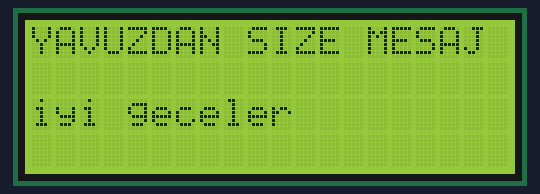
A sketch run on a simulated Arduino Uno, built with avr-gcc and run on an emulated ATmega328P. Parts: 20×4 character LCD.

Above: at 0.25 s.
At 3.37 s:
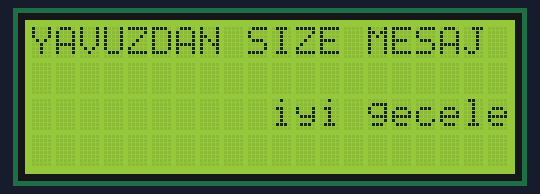
At 3.99 s:
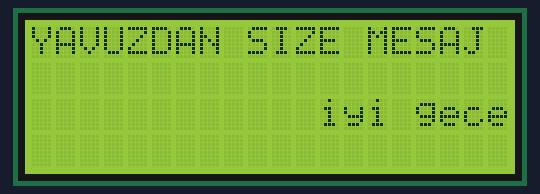
At 4.92 s:
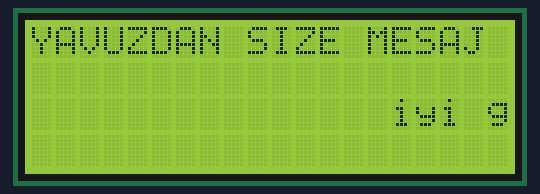
At 5.53 s:
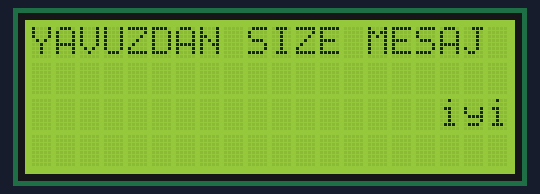
At 6.44 s:
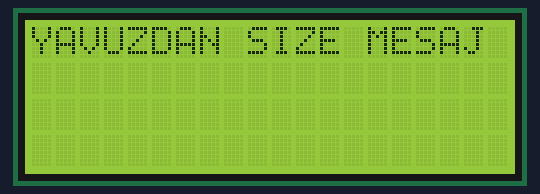

The sketch:

kayan_yazi.ino
```cpp
#include <Wire.h>
#include <LiquidCrystal_I2C.h>

// LCD ekran adresi ve boyutu (20 karakter, 4 satır)
LiquidCrystal_I2C lcd(0x27, 20, 4); // 0x27 LCD adresi, 20x4 ekran

void setup() {
  lcd.begin();  // LCD ekranı başlat
  lcd.clear();  // Ekranı temizle
  lcd.setCursor(0, 0);
  lcd.print("YAVUZDAN SIZE MESAJ");

}

void loop() {
  String message = "iyi geceler";
  for(int i=0;i<21;i++){
   if(i>8){
    lcd.setCursor(i, 2);
    lcd.print(message.substring(0,((message.length())-(i-9))));
    lcd.setCursor(i-1, 2);
    lcd.print(" ");
    delay(300);
   }
   else{
     lcd.setCursor(i, 2);
     lcd.print(message);
     lcd.setCursor(i-1, 2);
     lcd.print(" ");
     delay(300);
   }

  }
}
```

Measured:
- by itself, everything shown: repeats every 6.5 s, in 21 steps
